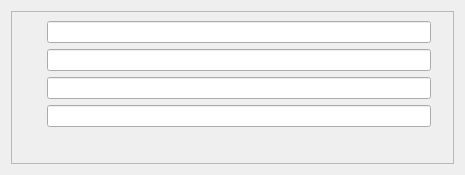
<?xml version="1.0" encoding="UTF-8"?>
<ui version="4.0">
 <class>Form</class>
 <widget class="QWidget" name="Form">
  <property name="geometry">
   <rect>
    <x>0</x>
    <y>0</y>
    <width>465</width>
    <height>175</height>
   </rect>
  </property>
  <property name="windowTitle">
   <string>Form</string>
  </property>
  <layout class="QGridLayout" name="gridLayout_2">
   <item row="0" column="0">
    <widget class="QFrame" name="frame">
     <property name="frameShape">
      <enum>QFrame::StyledPanel</enum>
     </property>
     <property name="frameShadow">
      <enum>QFrame::Raised</enum>
     </property>
     <layout class="QGridLayout" name="gridLayout">
      <item row="0" column="0">
       <widget class="PyDMLabel" name="PyDMLabel_2">
        <property name="toolTip">
         <string/>
        </property>
        <property name="channel" stdset="0">
         <string>ca://${d}:Pressure1-Mon</string>
        </property>
        <property name="displayFormat" stdset="0">
         <enum>PyDMLabel::Exponential</enum>
        </property>
       </widget>
      </item>
      <item row="3" column="2">
       <widget class="PyDMLabel" name="PyDMLabel_8">
        <property name="toolTip">
         <string/>
        </property>
        <property name="channel" stdset="0">
         <string>ca://${d}:HVState4-RB</string>
        </property>
        <property name="displayFormat" stdset="0">
         <enum>PyDMLabel::Default</enum>
        </property>
       </widget>
      </item>
      <item row="2" column="0">
       <widget class="PyDMLabel" name="PyDMLabel_3">
        <property name="toolTip">
         <string/>
        </property>
        <property name="channel" stdset="0">
         <string>ca://${d}:Pressure3-Mon</string>
        </property>
        <property name="displayFormat" stdset="0">
         <enum>PyDMLabel::Exponential</enum>
        </property>
       </widget>
      </item>
      <item row="1" column="1">
       <widget class="PyDMLineEdit" name="PyDMLineEdit_2">
        <property name="toolTip">
         <string/>
        </property>
        <property name="channel" stdset="0">
         <string>ca://${d}:HVState2-SP</string>
        </property>
       </widget>
      </item>
      <item row="3" column="1">
       <widget class="PyDMLineEdit" name="PyDMLineEdit_4">
        <property name="toolTip">
         <string/>
        </property>
        <property name="channel" stdset="0">
         <string>ca://${d}:HVState4-SP</string>
        </property>
       </widget>
      </item>
      <item row="1" column="2">
       <widget class="PyDMLabel" name="PyDMLabel_6">
        <property name="toolTip">
         <string/>
        </property>
        <property name="channel" stdset="0">
         <string>ca://${d}:HVState2-RB</string>
        </property>
        <property name="displayFormat" stdset="0">
         <enum>PyDMLabel::Default</enum>
        </property>
       </widget>
      </item>
      <item row="2" column="1">
       <widget class="PyDMLineEdit" name="PyDMLineEdit_3">
        <property name="toolTip">
         <string/>
        </property>
        <property name="channel" stdset="0">
         <string>ca://${d}:HVState3-SP</string>
        </property>
       </widget>
      </item>
      <item row="2" column="2">
       <widget class="PyDMLabel" name="PyDMLabel_7">
        <property name="toolTip">
         <string/>
        </property>
        <property name="channel" stdset="0">
         <string>ca://${d}:HVState3-RB</string>
        </property>
        <property name="displayFormat" stdset="0">
         <enum>PyDMLabel::Default</enum>
        </property>
       </widget>
      </item>
      <item row="0" column="1">
       <widget class="PyDMLineEdit" name="PyDMLineEdit">
        <property name="toolTip">
         <string/>
        </property>
        <property name="channel" stdset="0">
         <string>ca://${d}:HVState1-SP</string>
        </property>
       </widget>
      </item>
      <item row="4" column="0">
       <spacer name="verticalSpacer">
        <property name="orientation">
         <enum>Qt::Vertical</enum>
        </property>
        <property name="sizeHint" stdset="0">
         <size>
          <width>20</width>
          <height>40</height>
         </size>
        </property>
       </spacer>
      </item>
      <item row="0" column="2">
       <widget class="PyDMLabel" name="PyDMLabel_5">
        <property name="toolTip">
         <string/>
        </property>
        <property name="channel" stdset="0">
         <string>ca://${d}:HVState1-RB</string>
        </property>
        <property name="displayFormat" stdset="0">
         <enum>PyDMLabel::Default</enum>
        </property>
       </widget>
      </item>
      <item row="1" column="0">
       <widget class="PyDMLabel" name="PyDMLabel">
        <property name="toolTip">
         <string/>
        </property>
        <property name="channel" stdset="0">
         <string>ca://${d}:Pressure2-Mon</string>
        </property>
        <property name="displayFormat" stdset="0">
         <enum>PyDMLabel::Exponential</enum>
        </property>
       </widget>
      </item>
      <item row="3" column="0">
       <widget class="PyDMLabel" name="PyDMLabel_4">
        <property name="toolTip">
         <string/>
        </property>
        <property name="channel" stdset="0">
         <string>ca://${d}:Pressure4-Mon</string>
        </property>
        <property name="displayFormat" stdset="0">
         <enum>PyDMLabel::Exponential</enum>
        </property>
       </widget>
      </item>
     </layout>
    </widget>
   </item>
  </layout>
 </widget>
 <customwidgets>
  <customwidget>
   <class>PyDMLabel</class>
   <extends>QLabel</extends>
   <header>pydm.widgets.label</header>
  </customwidget>
  <customwidget>
   <class>PyDMLineEdit</class>
   <extends>QLineEdit</extends>
   <header>pydm.widgets.line_edit</header>
  </customwidget>
 </customwidgets>
 <resources/>
 <connections/>
</ui>
